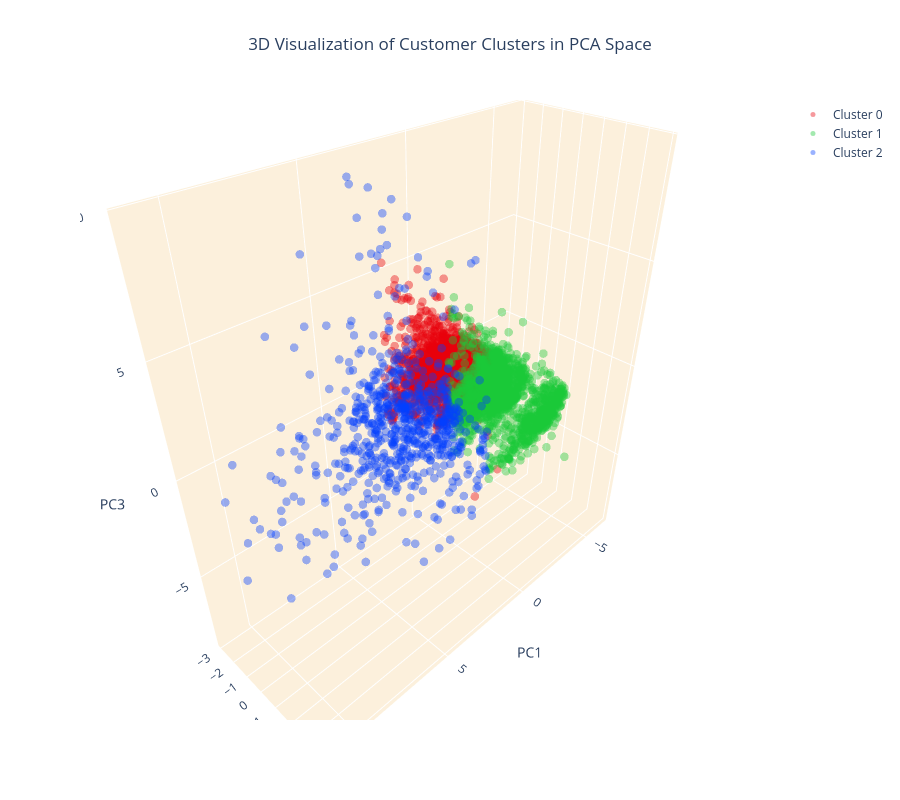

Notebook code for this chart:
### Markdown cell above
3D Plot

### Code cell
# Setting up the color scheme for the clusters (RGB order)
colors = ['#e8000b', '#1ac938', '#023eff']
# Create separate data frames for each cluster
cluster_0 = customer_data_pca[customer_data_pca['cluster'] == 0]
cluster_1 = customer_data_pca[customer_data_pca['cluster'] == 1]
cluster_2 = customer_data_pca[customer_data_pca['cluster'] == 2]

# Create a 3D scatter plot
fig = go.Figure()

# Add data points for each cluster separately and specify the color
fig.add_trace(go.Scatter3d(x=cluster_0['PC1'], y=cluster_0['PC2'], z=cluster_0['PC3'], 
                           mode='markers', marker=dict(color=colors[0], size=5, opacity=0.4), name='Cluster 0'))
fig.add_trace(go.Scatter3d(x=cluster_1['PC1'], y=cluster_1['PC2'], z=cluster_1['PC3'], 
                           mode='markers', marker=dict(color=colors[1], size=5, opacity=0.4), name='Cluster 1'))
fig.add_trace(go.Scatter3d(x=cluster_2['PC1'], y=cluster_2['PC2'], z=cluster_2['PC3'], 
                           mode='markers', marker=dict(color=colors[2], size=5, opacity=0.4), name='Cluster 2'))
# Set the title and layout details
fig.update_layout(
    title=dict(text='3D Visualization of Customer Clusters in PCA Space', x=0.5),
    scene=dict(
        xaxis=dict(backgroundcolor="#fcf0dc", gridcolor='white', title='PC1'),
        yaxis=dict(backgroundcolor="#fcf0dc", gridcolor='white', title='PC2'),
        zaxis=dict(backgroundcolor="#fcf0dc", gridcolor='white', title='PC3'),
    ),
    width=900,
    height=800
)

# Show the plot
fig.show()

### Figure 1 — Plotly figure (JSON) as saved in the notebook; plotly's stock layout.template omitted (floating-point values rounded to 4 significant figures; data arrays with more than 128 entries replaced by an {"elided": "..."} marker saying what was removed)
{"data": [{"marker": {"color": "#e8000b", "opacity": 0.4, "size": 5}, "mode": "markers", "name": "Cluster 0", "type": "scatter3d", "x": {"elided": "1709 float values"}, "y": {"elided": "1709 float values"}, "z": {"elided": "1709 float values"}}, {"marker": {"color": "#1ac938", "opacity": 0.4, "size": 5}, "mode": "markers", "name": "Cluster 1", "type": "scatter3d", "x": {"elided": "1663 float values"}, "y": {"elided": "1663 float values"}, "z": {"elided": "1663 float values"}}, {"marker": {"color": "#023eff", "opacity": 0.4, "size": 5}, "mode": "markers", "name": "Cluster 2", "type": "scatter3d", "x": {"elided": "695 float values"}, "y": {"elided": "695 float values"}, "z": {"elided": "695 float values"}}], "layout": {"height": 800, "scene": {"xaxis": {"backgroundcolor": "#fcf0dc", "gridcolor": "white", "title": {"text": "PC1"}}, "yaxis": {"backgroundcolor": "#fcf0dc", "gridcolor": "white", "title": {"text": "PC2"}}, "zaxis": {"backgroundcolor": "#fcf0dc", "gridcolor": "white", "title": {"text": "PC3"}}}, "title": {"text": "3D Visualization of Customer Clusters in PCA Space", "x": 0.5}, "width": 900}}
